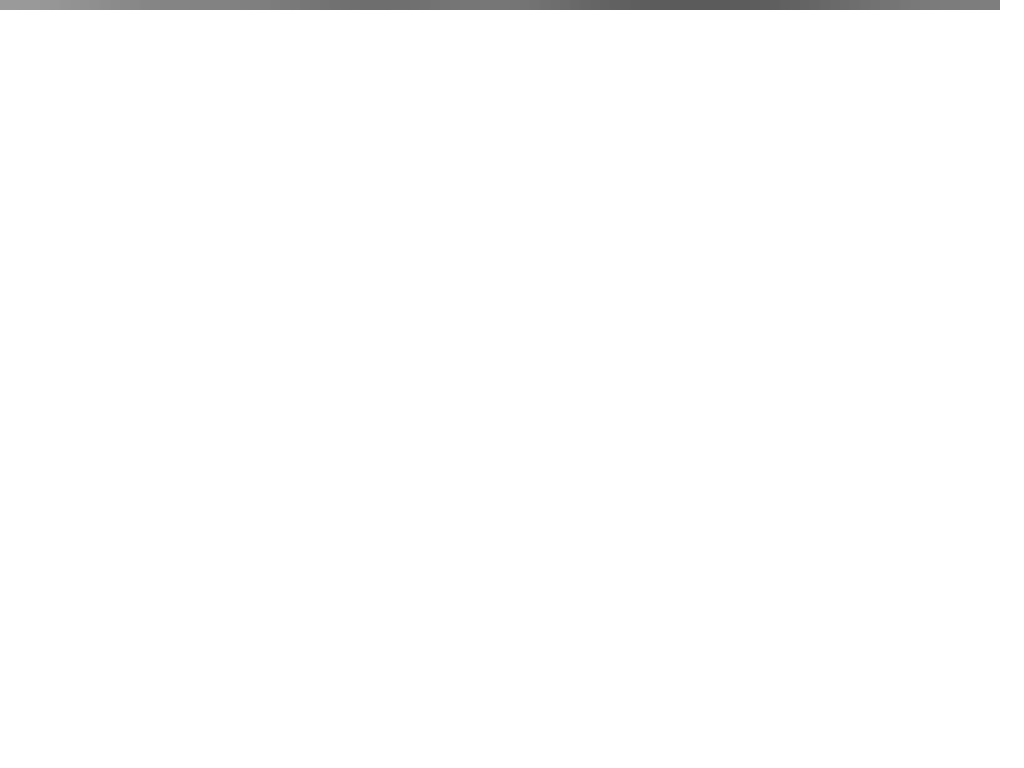
Frame 1 (no input)
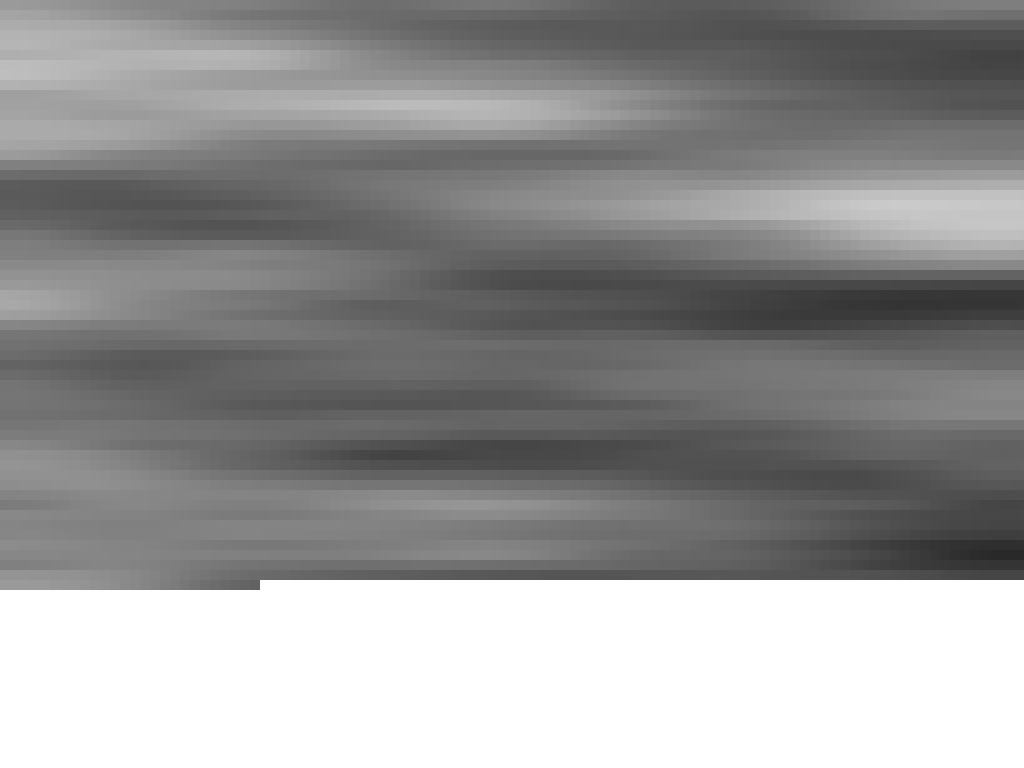
Frame 60 (the mouse pressed at the canvas centre just before this capture)
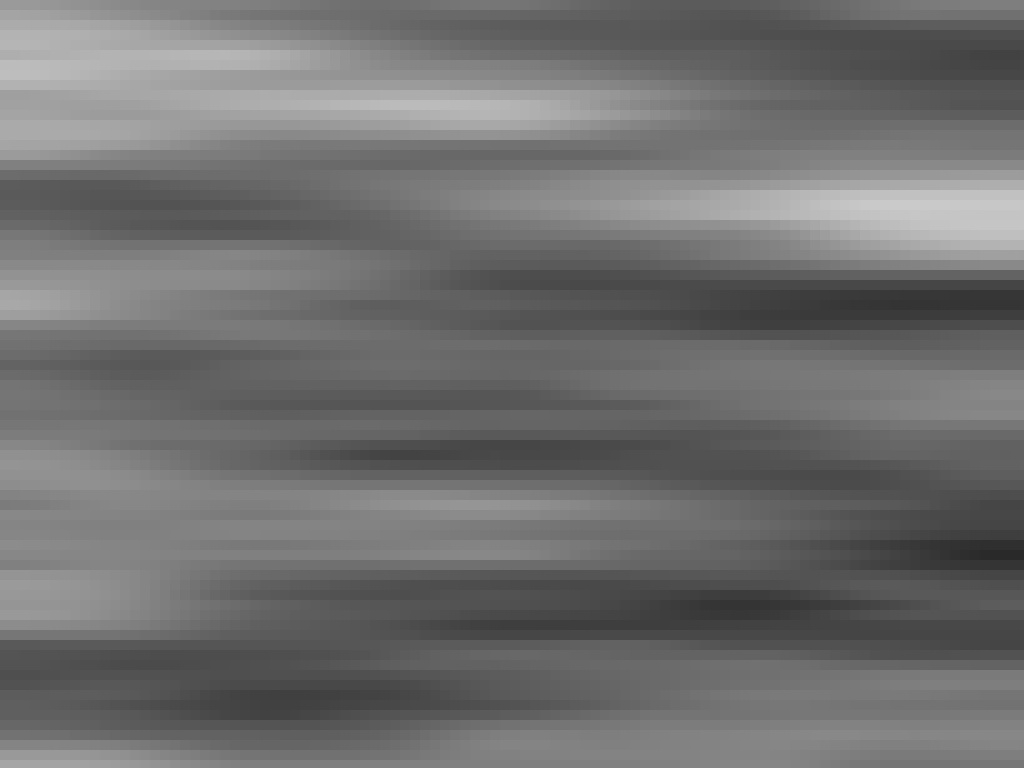
Frame 120 (the mouse held since frame 60 and released just before this capture)

The Processing sketch that drew these frames (run headless with seeded random() and noise(); from frame 60 on, the mouse is pressed at the canvas centre):

// Processing sketch: Noise2D
// ── Noise2D.pde
float x = 0;
float y = 0;

void setup() {
    size(1024, 768);
    background(255);
    noStroke();
    fill(0, 127);
}

void draw() {
    for (int i=0; i<100; i++) {
        float mFill = noise(x * 0.001, y * 0.01);
        fill(mFill * 255);
        square(x, y, 10);

        x += 10;
        if (x > width) {
            x = 0;
            y += 10;
        }
        if (y > height) {
            y = 0;
        }
    }
}
